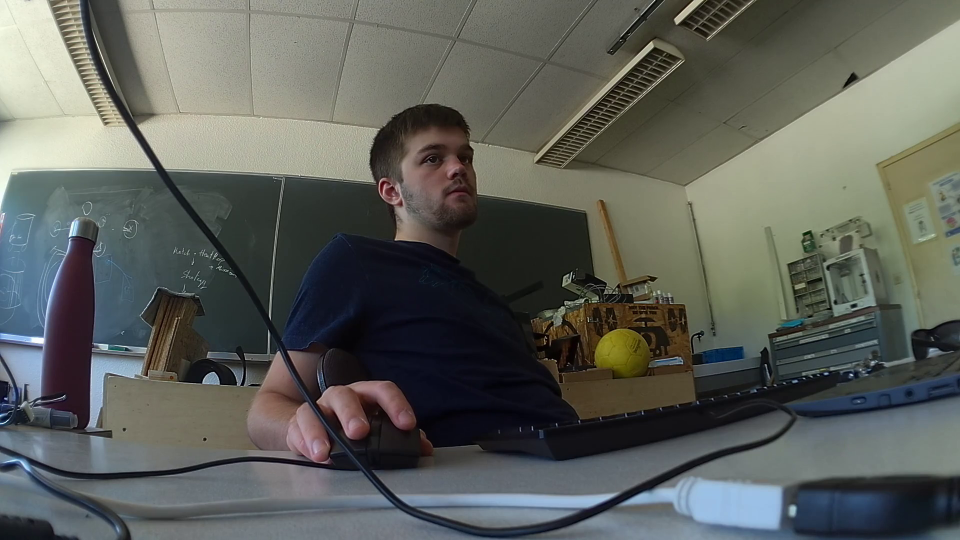
#> input picture frame 45 of data/video000000.mp4, 1920 x 1080 px, given in place of video3.mp4, which was not available (shown at 1/2 size)
$ python ball_tracking.py
#> lines starting #> are read from the running program, lines starting #| are printed output that depends on the picture; after the words box and inside, x2 and y2 are one past the last pixel; in counts of white or black regions, pixels touching at a corner belong together; long printed decimals are rounded; pictures that were not available may be replaced by others from this repository, and a replacement may not be noted
import cv2
import numpy as np
from collections import deque
import tkinter as tk
from tkinter import *
import time
import math

# yellowLower = (29,127,121)
# yellowHigher = (179,255,255)

yellowLower, yellowHigher = (24, 105, 38), (51, 255, 255)


def isclose(a,b,maxi):
    if a <= b+maxi and a>=b-maxi:
        return True
    else:
        return False

def nothing(x):
    pass

cap = cv2.VideoCapture("data/video3.mp4")

cv2.namedWindow("output")
cv2.createTrackbar("Delay", "output", 0, 100,nothing)
# [7 lines of commented-out code are left out]

prevCenter = (0,0)
x,y=0,0

while True:

    ret, inimg = cap.read()
#> inimg is the input picture: shape (1080, 1920, 3); mean B, G, R 90.5, 96.1, 93
    if not ret:
        print("error reading video")
        break

    circle_img = np.copy(inimg)
    mask_img = np.copy(inimg)

    ######################################################## Mask detection

    blurred = cv2.GaussianBlur(inimg,(11,11),0)
    hsv = cv2.cvtColor(inimg,cv2.COLOR_BGR2HSV)
#> hsv: shape (1080, 1920, 3); mean H, S, V 64.4, 57.5, 101.8

    mask = cv2.inRange(hsv,yellowLower,yellowHigher)
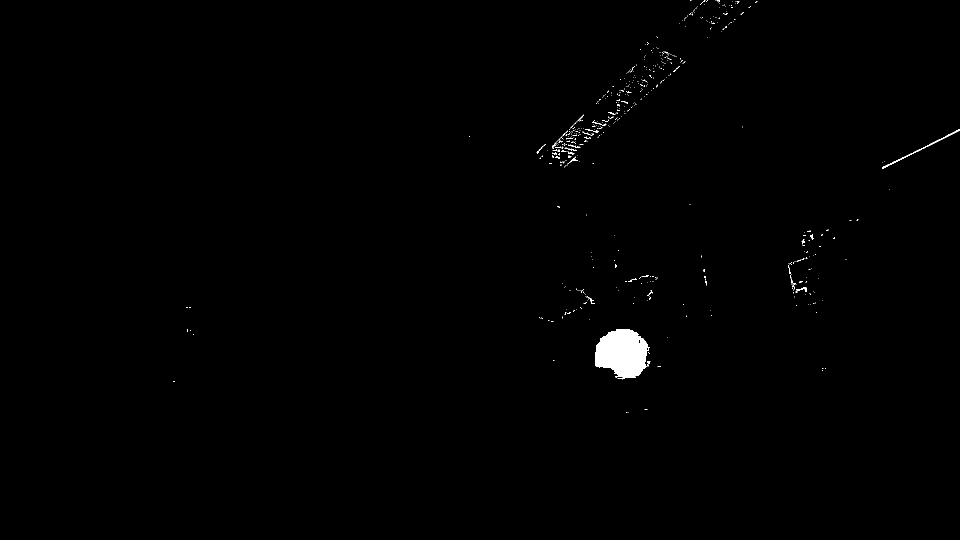
#> mask: shape (1080, 1920) (shown at 1/2 size); 0.53% white; 550 white regions (521 under 20 px), largest, box (x1, y1, x2, y2) and area: (1190, 658, 1301, 758) 8053, (1764, 258, 1920, 337) 435, (1591, 574, 1614, 586) 92
    mask = cv2.erode(mask,None,iterations=2)
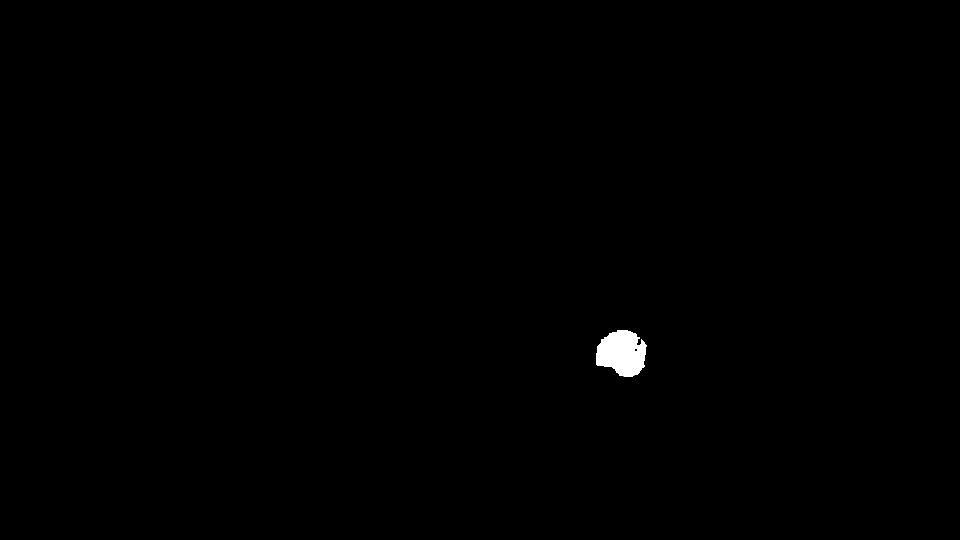
#> mask: shape (1080, 1920) (shown at 1/2 size); 0.34% white; 1 white region, box (x1, y1, x2, y2) and area: (1192, 660, 1294, 754) 7020
    mask = cv2.dilate(mask, None, iterations=2)
#> mask: shape (1080, 1920); 0.38% white; 1 white region

    cnts, hierarchy = cv2.findContours(mask.copy(), cv2.RETR_EXTERNAL,cv2.CHAIN_APPROX_SIMPLE)
#> cnts = 1 contour; box (x1, y1, x2, y2) and area: (1190, 658, 1296, 756) 7758
    center = None
    if len(cnts) > 0:
        c = max(cnts, key=cv2.contourArea)
#> c = contour of 142 points, box (x1, y1, x2, y2) (1190, 658, 1296, 756), area 7758
        ((x, y), radius) = cv2.minEnclosingCircle(c)
#> x = 1242.5; y = 709; radius = 56.54
        M = cv2.moments(c)
#> M = moments, m00 7758, centre m10/m00, m01/m00 = (1244.2, 705.8)

        try:
            center = (int(M["m10"] / M["m00"]), int(M["m01"] / M["m00"]))
#> center = (1244, 705)
            dist = math.sqrt((center[0]-prevCenter[0])**2+(center[1]-prevCenter[1])**2)
#> dist = 1429.9
            #print("center : " + str(center) + " | prevCenter : " + str(prevCenter) + " | distance : " + str(dist))
            prevCenter=center
#> prevCenter = (1244, 705)
        except ZeroDivisionError:
            print("error, division by zero")

        if radius > 5 and radius < 140 : # min 5 ?
            print(radius)
#| 56.544
            cv2.circle(mask_img, (int(x), int(y)), int(radius),(0, 0, 255,255), 2)
#> mask_img: shape (1080, 1920, 3); 0.05% of pixels changed, all inside (x1, y1, x2, y2) = (1185, 652, 1300, 767)

        # [8 lines of commented-out code are left out]

    gray = cv2.cvtColor(inimg, cv2.COLOR_BGR2GRAY)
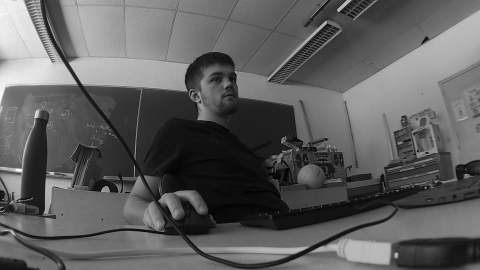
#> gray: shape (1080, 1920) (shown at 1/4 size); min 0, max 254, mean 94.5
    gray_blurred = cv2.blur(gray, (3, 3))
    detected_circles = cv2.HoughCircles(gray_blurred, cv2.HOUGH_GRADIENT, 1, 20, param1 = 50, param2 = 30, minRadius = 1, maxRadius = 40)
#> detected_circles = 84 rows, first 8: [1251.5, 620.5, 33.8], [410.5, 290.5, 39.4], [667.5, 45.5, 33.8], [1199.5, 632.5, 33.8], [1247.5, 188.5, 29.4], [642.5, 323.5, 33.8], [1266.5, 172.5, 29.4], [1631.5, 559.5, 29.4]
    #circles = []

    if detected_circles is not None:
        detected_circles = np.uint16(np.around(detected_circles))
#> detected_circles = 84 rows, first 8: [1252, 620, 34], [410, 290, 39], [668, 46, 34], [1200, 632, 34], [1248, 188, 29], [642, 324, 34], [1266, 172, 29], [1632, 560, 29]
        # store the circles in an array for later
        new_frame = 1
        for pt in detected_circles[0, :]:
            a, b, r = pt[0], pt[1], pt[2]
            #circles.append((a,b,r))
            cv2.circle(circle_img, (a, b), r, (0, 255, 0), 2)

            if isclose(x, a, 5) and isclose(y,b,5) and isclose(radius, r, 1) and new_frame == 1:
                cv2.circle(inimg, (int(x), int(y)), int(radius),(0, 255, 255,255), 2)
                cv2.circle(inimg, (a, b), r, (0, 255, 0), 2)
                new_frame = 0
#> this loop made 84 passes
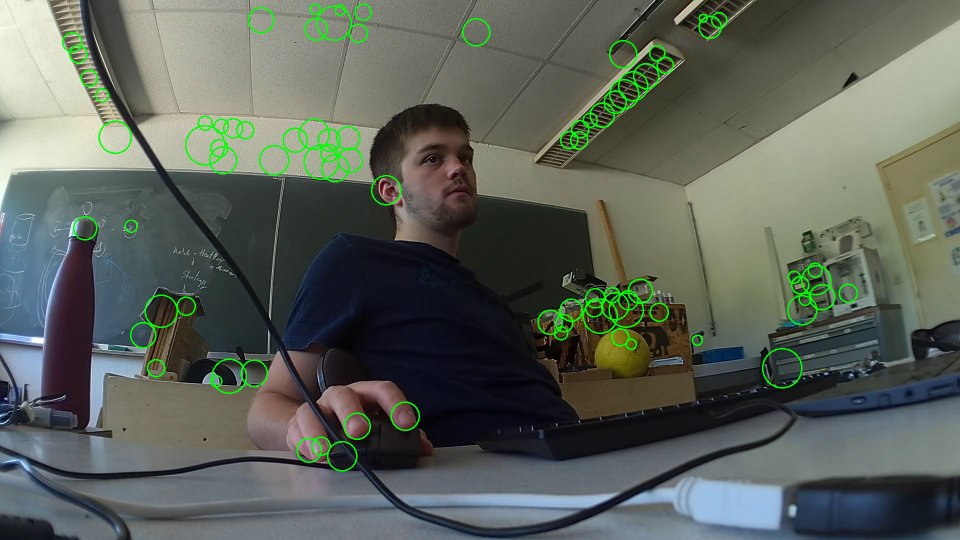
#> circle_img: shape (1080, 1920, 3) (shown at 1/2 size); 1.58% of pixels changed, all inside (x1, y1, x2, y2) = (124, 7, 1716, 943)
#> after the loop, new_frame = 1

    mask = cv2.cvtColor(mask, cv2.COLOR_GRAY2BGR)
#> mask: shape (1080, 1920, 3); 0.38% white; 1 white region, box (x1, y1, x2, y2) and area: (1190, 658, 1296, 756) 7924
    gray_blurred = cv2.cvtColor(gray_blurred, cv2.COLOR_GRAY2BGR)
#> gray_blurred: shape (1080, 1920, 3)
    stacked1 = np.hstack((mask,mask_img))
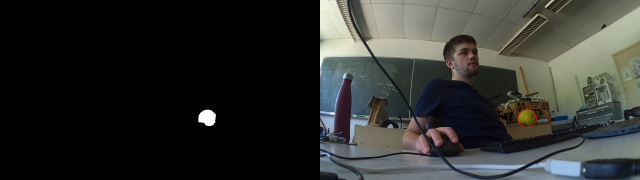
#> stacked1: shape (1080, 3840, 3) (shown at 1/6 size); mean B, G, R 45.7, 48.5, 47.1
    stacked2 = np.hstack((circle_img,inimg))
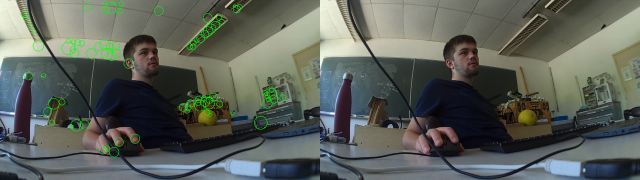
#> stacked2: shape (1080, 3840, 3) (shown at 1/6 size); mean B, G, R 89.8, 97.3, 92.2
    stacked = np.vstack((stacked1,stacked2))
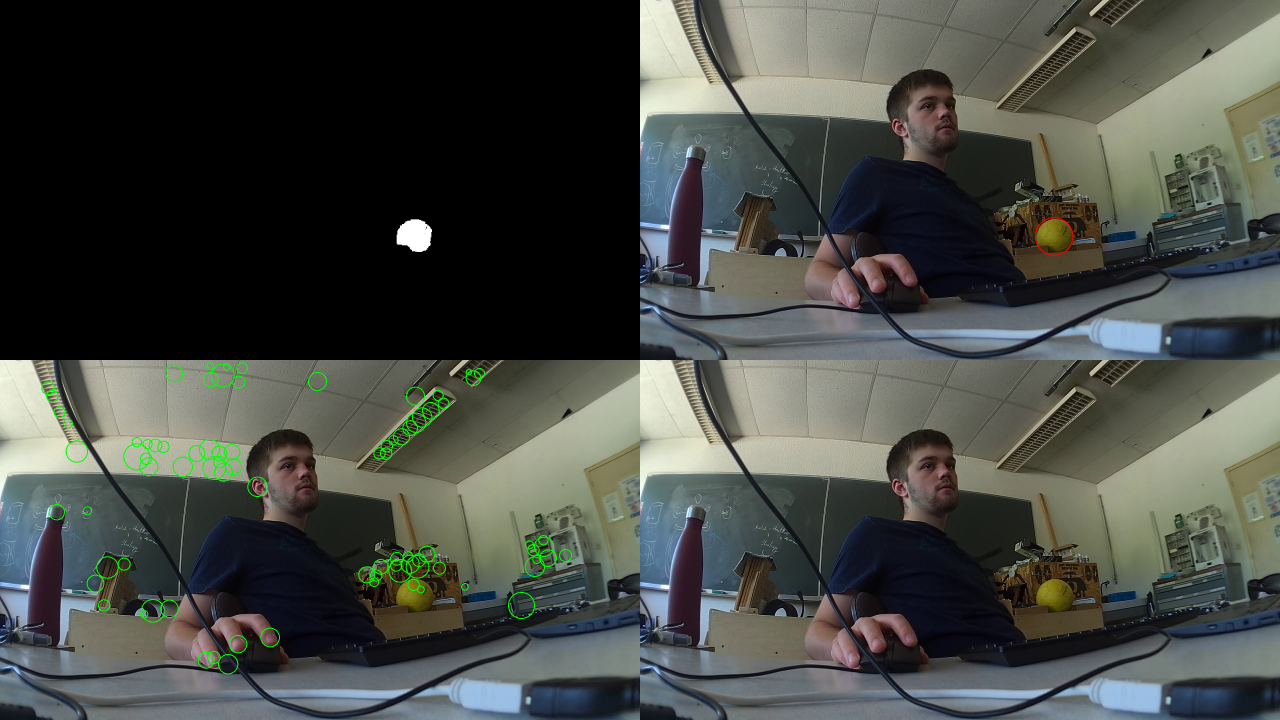
#> stacked: shape (2160, 3840, 3) (shown at 1/3 size); mean B, G, R 67.8, 72.9, 69.6
    cv2.imshow("output",cv2.resize(stacked,None,fx=0.8,fy=0.8))

    delay = cv2.getTrackbarPos("Delay", "output")
#> delay = 0
    time.sleep(delay/100)

    # type q to leave the video or space to play/pause the video

    key = cv2.waitKey(1)
#> (key q is pressed here)
    if key == ord('q'):
        break

    if key == 32:
        cv2.waitKey()

cap.release()
cv2.destroyAllWindows()

$ run again, starting later in the video
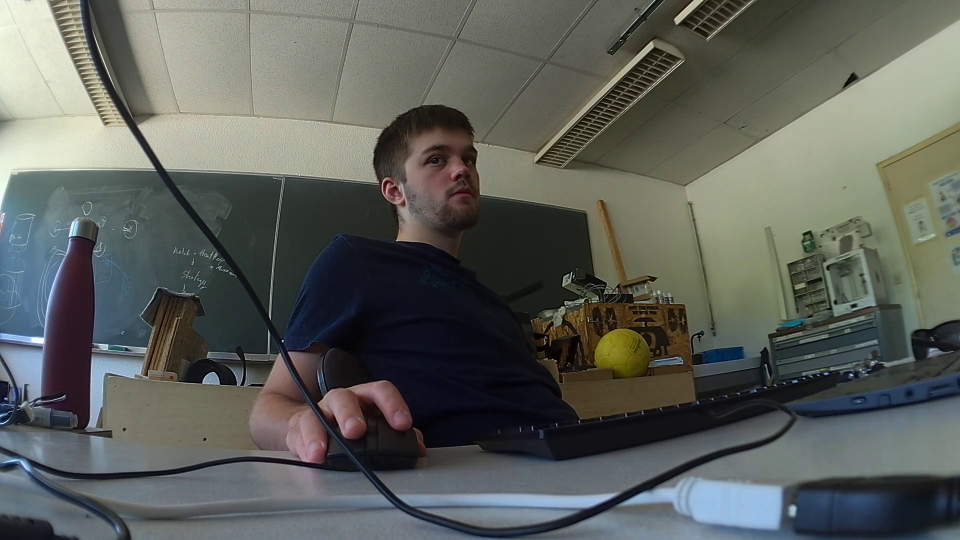
#> input picture frame 205 of data/video000000.mp4, 1920 x 1080 px, given in place of video3.mp4, which was not available (shown at 1/2 size)
#> inimg is the input picture: shape (1080, 1920, 3); mean B, G, R 90.7, 96, 92.8
#> hsv: shape (1080, 1920, 3); mean H, S, V 64.9, 57.4, 101.7
#> `mask = cv2.inRange(hsv,yellowLower,yellowHigher)`:
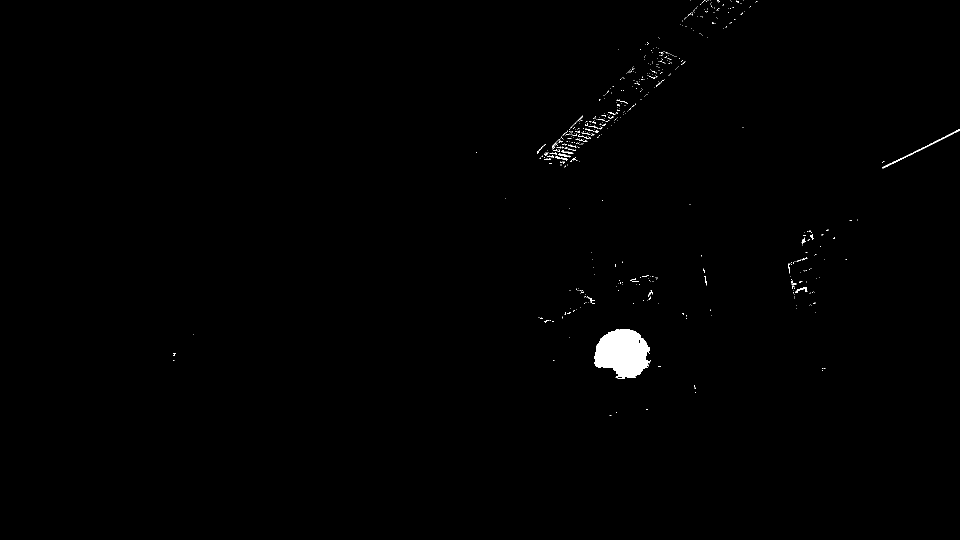
#> mask: shape (1080, 1920) (shown at 1/2 size); 0.54% white; 581 white regions (545 under 20 px), largest, box (x1, y1, x2, y2) and area: (1188, 658, 1302, 756) 8107, (1764, 258, 1920, 337) 430, (1591, 574, 1615, 586) 104
#> cnts = 1 contour; box (x1, y1, x2, y2) and area: (1189, 658, 1299, 756) 7842
#> c = contour of 152 points, box (x1, y1, x2, y2) (1189, 658, 1299, 756), area 7842
#> x = 1244; y = 712; radius = 56.92
#> M = moments, m00 7841.5, centre m10/m00, m01/m00 = (1244.7, 705.6)
#> center = (1244, 705)
#> dist = 1429.9
#> prevCenter = (1244, 705)
#| 56.921
#> mask_img: shape (1080, 1920, 3); 0.05% of pixels changed, all inside (x1, y1, x2, y2) = (1187, 655, 1302, 770)
#> `detected_circles = cv2.HoughCircles(gray_blurred, cv2.HOUGH_GRADIENT, ..`: detected_circles = 86 rows, first 8: [1240.5, 617.5, 35], [1284.5, 155.5, 29.4], [1190.5, 634.5, 33.8], [487.5, 264.5, 33.8], [1261.5, 164.5, 31.6], [675.5, 322.5, 34.9], [545.5, 312.5, 39.4], [665.5, 47.5, 31.6]
#> `detected_circles = np.uint16(np.around(detected_circles))`: detected_circles = 86 rows, first 8: [1240, 618, 35], [1284, 156, 29], [1190, 634, 34], [488, 264, 34], [1262, 164, 32], [676, 322, 35], [546, 312, 39], [666, 48, 32]
#> the loop `for pt in detected_circles[0, :]:` made 86 passes
#> after the loop `for pt in detected_circles[0, :]:`: new_frame = 1
#> `stacked = np.vstack((stacked1,stacked2))`:
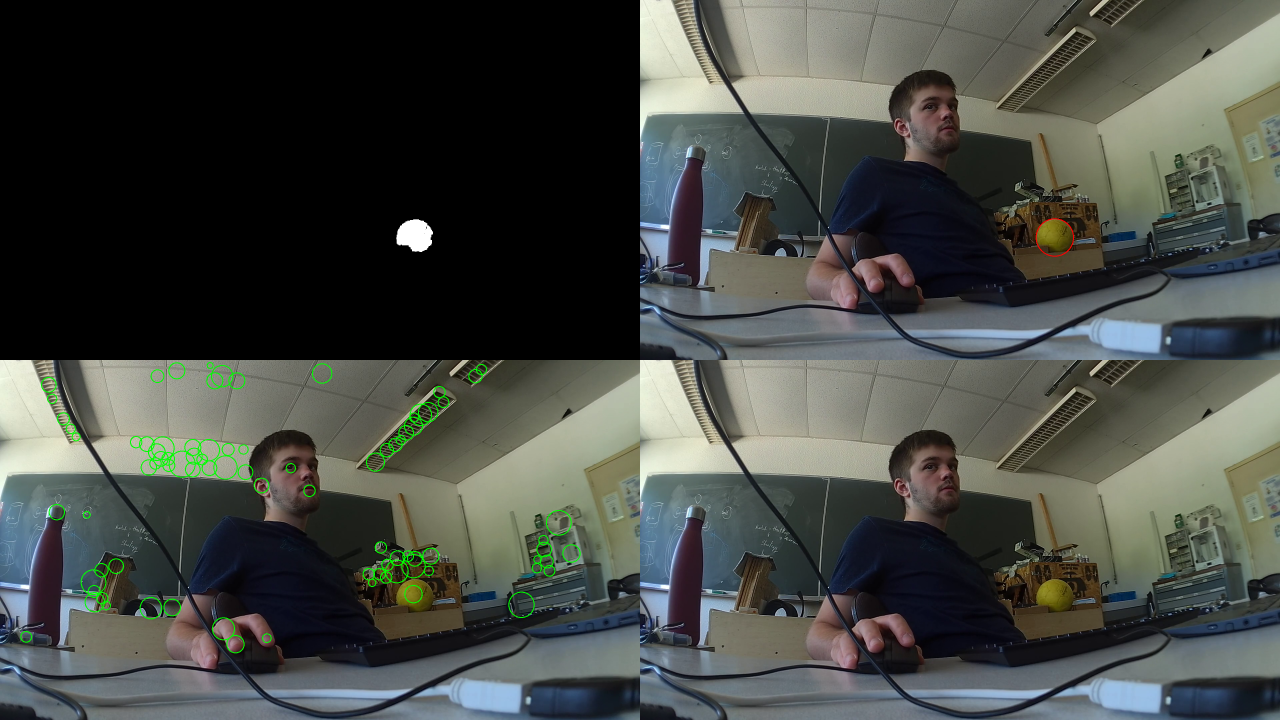
#> stacked: shape (2160, 3840, 3) (shown at 1/3 size); mean B, G, R 67.9, 72.8, 69.4
#> delay = 0

$ run again, starting later in the video
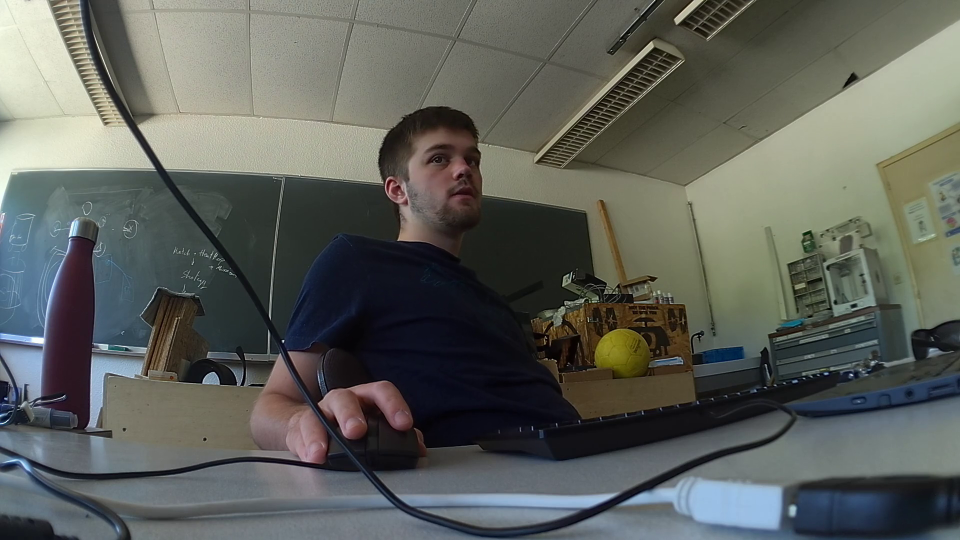
#> input picture frame 365 of data/video000000.mp4, 1920 x 1080 px, given in place of video3.mp4, which was not available (shown at 1/2 size)
#> inimg is the input picture: shape (1080, 1920, 3); mean B, G, R 90.8, 96.3, 93.2
#> hsv: shape (1080, 1920, 3); mean H, S, V 64.7, 57.4, 102
#> `mask = cv2.inRange(hsv,yellowLower,yellowHigher)`:
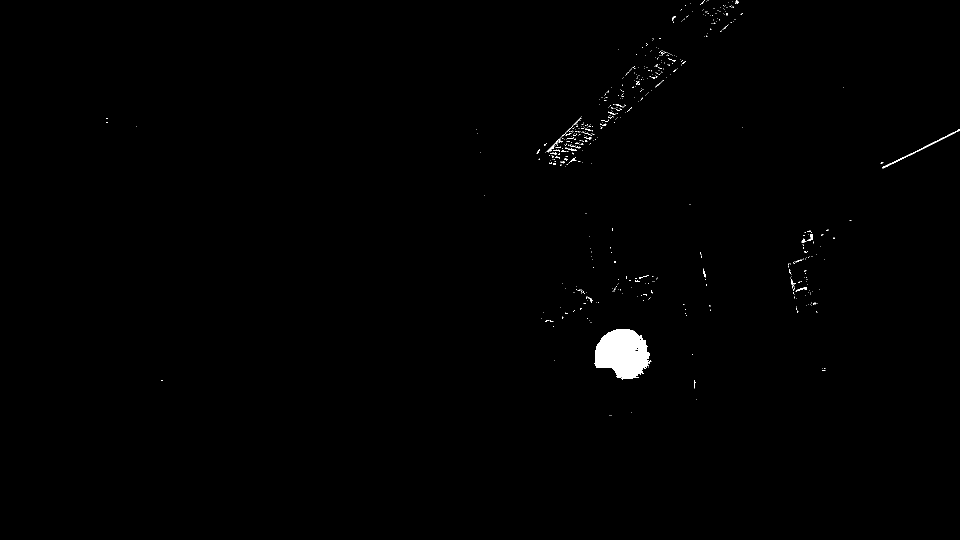
#> mask: shape (1080, 1920) (shown at 1/2 size); 0.55% white; 584 white regions (558 under 20 px), largest, box (x1, y1, x2, y2) and area: (1188, 658, 1302, 758) 8221, (1764, 258, 1920, 337) 430, (1093, 270, 1128, 305) 115
#> cnts = 1 contour; box (x1, y1, x2, y2) and area: (1190, 658, 1300, 758) 7928
#> c = contour of 148 points, box (x1, y1, x2, y2) (1190, 658, 1300, 758), area 7928
#> x = 1243; y = 710.2; radius = 56.2
#> M = moments, m00 7928.5, centre m10/m00, m01/m00 = (1244.6, 706.3)
#> center = (1244, 706)
#> dist = 1430.4
#> prevCenter = (1244, 706)
#| 56.204
#> mask_img: shape (1080, 1920, 3); 0.05% of pixels changed, all inside (x1, y1, x2, y2) = (1185, 653, 1300, 768)
#> `detected_circles = cv2.HoughCircles(gray_blurred, cv2.HOUGH_GRADIENT, ..`: detected_circles = 82 rows, first 8: [1140.5, 277.5, 33.8], [1244.5, 613.5, 39.4], [534.5, 45.5, 34.9], [712.5, 312.5, 33.8], [1243.5, 193.5, 29.3], [667.5, 45.5, 33.8], [1190.5, 627.5, 31.6], [1322.5, 109.5, 33.8]
#> `detected_circles = np.uint16(np.around(detected_circles))`: detected_circles = 82 rows, first 8: [1140, 278, 34], [1244, 614, 39], [534, 46, 35], [712, 312, 34], [1244, 194, 29], [668, 46, 34], [1190, 628, 32], [1322, 110, 34]
#> the loop `for pt in detected_circles[0, :]:` made 82 passes
#> after the loop `for pt in detected_circles[0, :]:`: new_frame = 1
#> `stacked = np.vstack((stacked1,stacked2))`:
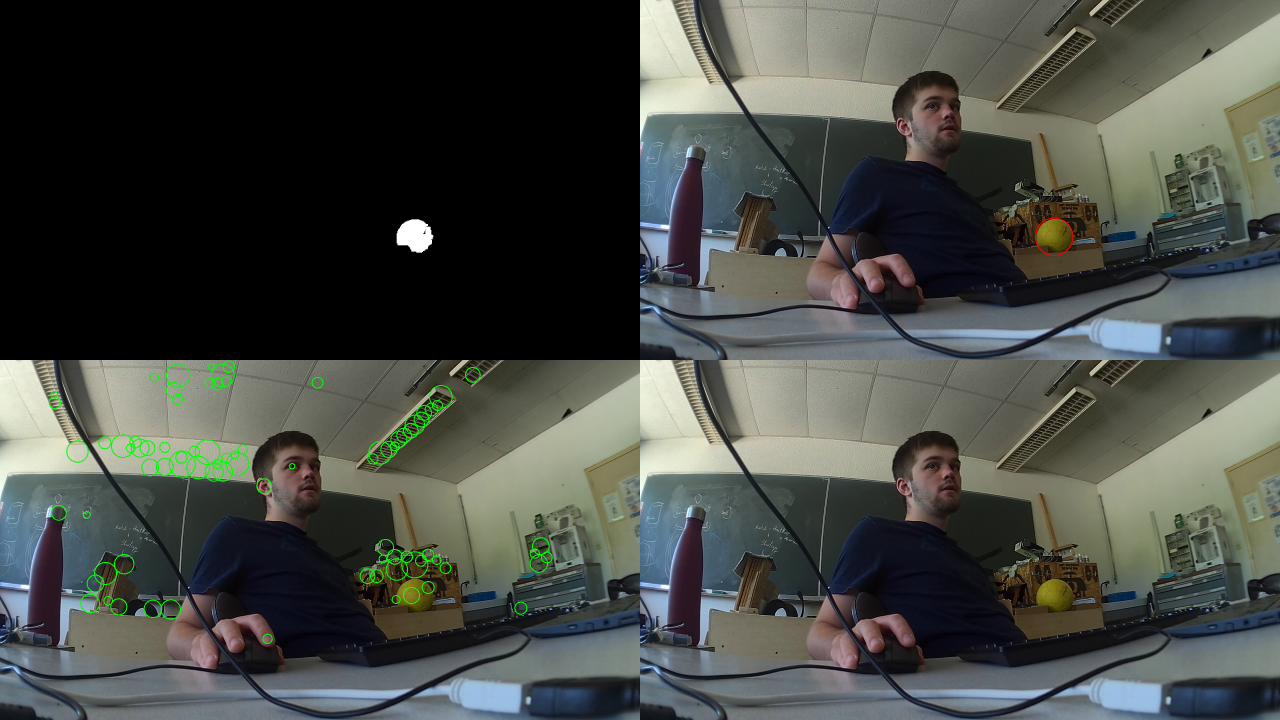
#> stacked: shape (2160, 3840, 3) (shown at 1/3 size); mean B, G, R 68, 73, 69.8
#> delay = 0
